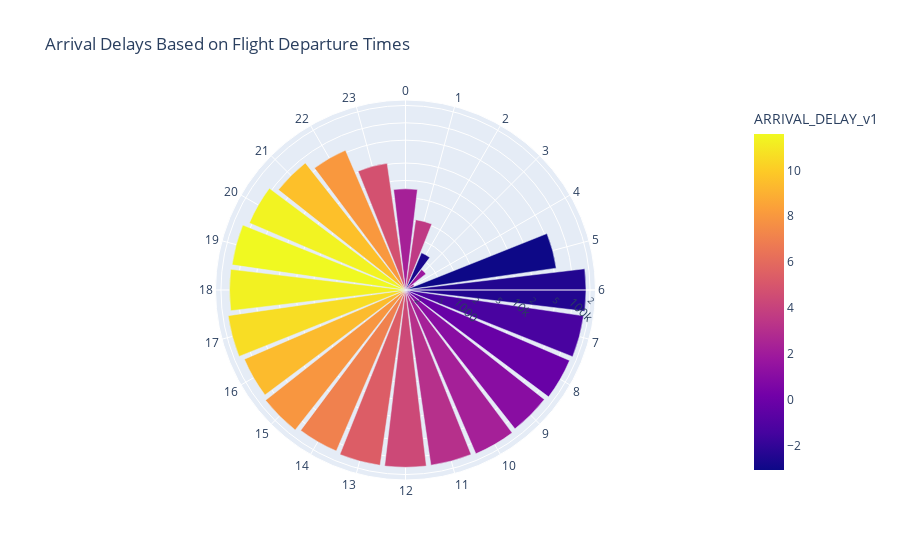

Source (notebook cell):
### Code cell
fig = px.bar_polar(time_ar_delays, r='FLIGHT_COUNT', theta="ANGLE", color="ARRIVAL_DELAY_v1",
                   color_discrete_sequence= px.colors.sequential.RdBu,
                   title="Arrival Delays Based on Flight Departure Times"
                  )

fig.update_layout(
    polar = dict(
      radialaxis = dict(type = "log", tickangle = 45),
      angularaxis = dict(
            tickmode="array",
            tickvals=fifteens,
            ticktext=times
            )
    ))

fig.show()

### Figure 1 — Plotly figure (JSON) as saved in the notebook; plotly's stock layout.template omitted (floating-point values rounded to 4 significant figures)
{"data": [{"hovertemplate": "FLIGHT_COUNT=%{r}<br>ANGLE=%{theta}<br>ARRIVAL_DELAY_v1=%{marker.color}<extra></extra>", "legendgroup": "", "marker": {"color": [2.258, 3.574, -2.757, 1.786, 2.234, -3.072, -2.481, -1.337, -0.1764, 1.095, 2.248, 3.098, 4.337, 5.378, 7.055, 7.953, 9.387, 10.61, 11.3, 11.59, 11.37, 9.592, 8.038, 4.766], "coloraxis": "coloraxis", "pattern": {"shape": ""}}, "name": "", "r": [7159, 2145, 635, 355, 184, 55122, 170123, 166455, 157495, 146726, 155522, 148411, 149922, 148764, 137714, 155091, 138655, 161606, 142062, 137792, 111419, 80569, 54826, 20878], "showlegend": false, "subplot": "polar", "theta": [0, 15, 30, 45, 60, 75, 90, 105, 120, 135, 150, 165, 180, 195, 210, 225, 240, 255, 270, 285, 300, 315, 330, 345], "type": "barpolar"}], "layout": {"barmode": "relative", "coloraxis": {"colorbar": {"title": {"text": "ARRIVAL_DELAY_v1"}}, "colorscale": [[0, "#0d0887"], [0.1111, "#46039f"], [0.2222, "#7201a8"], [0.3333, "#9c179e"], [0.4444, "#bd3786"], [0.5556, "#d8576b"], [0.6667, "#ed7953"], [0.7778, "#fb9f3a"], [0.8889, "#fdca26"], [1, "#f0f921"]]}, "legend": {"tracegroupgap": 0}, "polar": {"angularaxis": {"direction": "clockwise", "rotation": 90, "tickmode": "array", "ticktext": [0, 1, 2, 3, 4, 5, 6, 7, 8, 9, 10, 11, 12, 13, 14, 15, 16, 17, 18, 19, 20, 21, 22, 23], "tickvals": [0, 15, 30, 45, 60, 75, 90, 105, 120, 135, 150, 165, 180, 195, 210, 225, 240, 255, 270, 285, 300, 315, 330, 345]}, "domain": {"x": [0, 1], "y": [0, 1]}, "radialaxis": {"tickangle": 45, "type": "log"}}, "title": {"text": "Arrival Delays Based on Flight Departure Times"}}}
